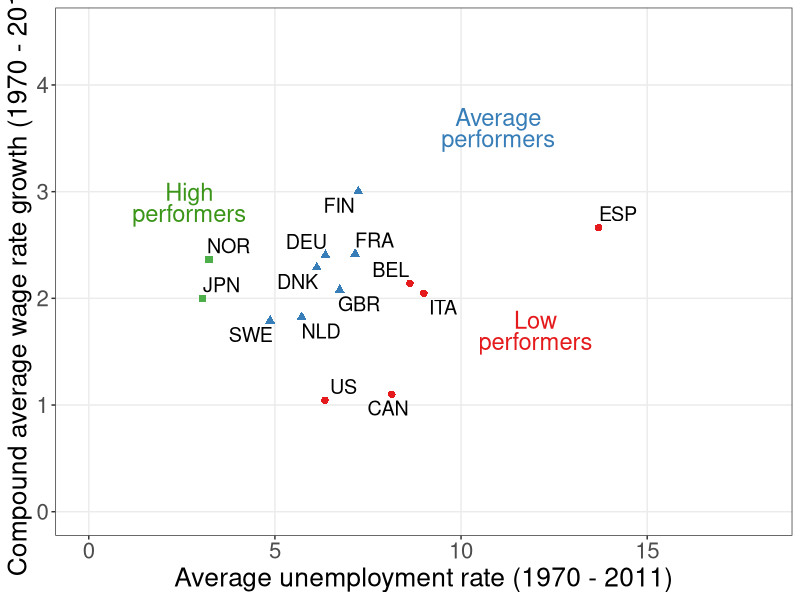
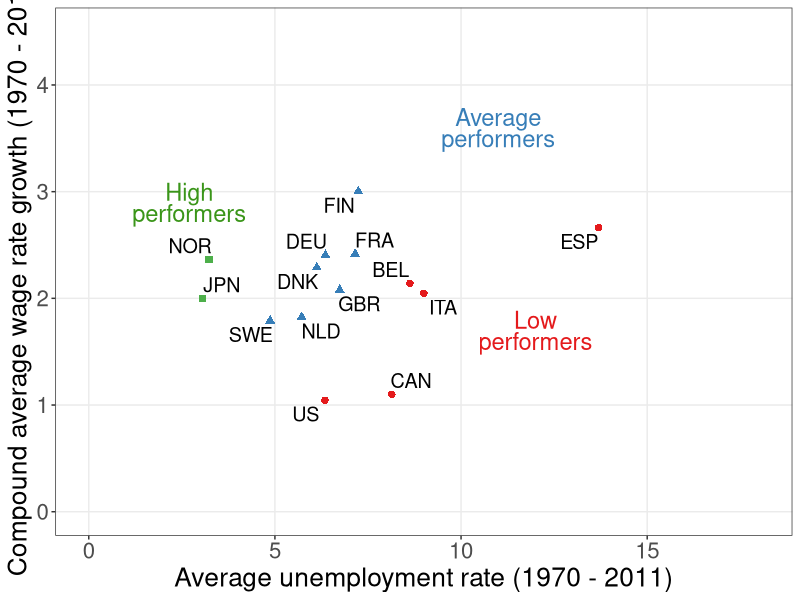

Source code (R) for these figures, in order:
library(ggplot2)
library(ggrepel)
library(scales)
library(RColorBrewer)

#Import data
wageunions <- read.csv("employment/unions_data_wages.csv")
#Set color palette
COL <- brewer.pal(3, "Set1")
grays <- gray.colors(25, start = 1, end = 0, alpha = 1)

#Plot initial data with ggplot
u1 <- ggplot(wageunions,aes(x = UnemploymentAvg, y = RealWageGrowth, 
                            color = factor(Performance), 
                            shape = factor(Performance)))
#Add bells and whistles to plot
u1 + 
  geom_point(size = 2.2) + 
  coord_cartesian(xlim = c(0, 18), ylim = c(0, 4.5)) +
  labs(x = "Average unemployment rate (1970 - 2011)",
       y = "Compound average wage rate growth (1970 - 2011)") + 
  # xlab("Average Unemployment Rate (1970 - 2011)") + 
  # ylab("Compound Average Wage Rate Growth (1970 - 2011)") + 
  scale_color_brewer(palette="Set1", name = "Performance", 
                     labels = c("Low", "Average", "High")) +
  scale_shape_discrete(name = "Performance", 
                       labels = c("Low", "Average", "High")) + 
  # annotate("text", x = 14, y = 1.25, label = "Low", color = COL[1], size = 6) + 
  # annotate("text", x = 14, y = 1, label = "Performers", color = COL[1], size = 6) + 
  # annotate("segment", x = 2.5, xend = 13, y = 0.2, yend = 3.5, color = COL[1], lty = 2) + 
  # annotate("text", x = 10, y = 3.75, label = "Average", color = COL[2], size = 6) + 
  # annotate("text", x = 10, y = 3.5, label = "Performers", color = COL[2], size = 6) + 
  # annotate("text", x = 2.5, y = 3.75, label = "High", color = COL[3], size = 6) +
  # annotate("text", x = 2.5, y = 3.5, label = "Performers", color = COL[3], size = 6) +
  # annotate("segment", x = 1, xend = 9, y = 0.5, yend = 4.5, color = COL[3], lty = 2) + 
  annotate("text", x = 12, y = 1.8, label = "Low", color = COL[1], size = 6) +
  annotate("text", x = 12, y = 1.6, label = "performers", color = COL[1], size = 6) +
  #annotate("segment", x = 2.5, xend = 13, y = 0.2, yend = 3.5, color = grays[20], lty = 2) +
  annotate("text", x = 11, y = 3.7, label = "Average", color = COL[2], size = 6) +
  annotate("text", x = 11, y = 3.5, label = "performers", color = COL[2], size = 6) +
  annotate("text", x = 2.7, y = 3, label = "High", color = "#3A9519", size = 6) +
  annotate("text", x = 2.7, y = 2.8, label = "performers", color = "#3A9519", size = 6) +
  #annotate("segment", x = 1, xend = 9, y = 0.5, yend = 4.5, color = grays[20], lty = 2) +
  geom_text_repel(aes(label = Country), size = 5, show.legend = FALSE, color = "black") +
  theme_bw() +
  theme(panel.grid.minor = element_blank(),
        legend.position = "none",
        axis.title = element_text(size = 19), 
        axis.text = element_text(size = 16), 
        legend.title = element_text(size = 16), 
        legend.text = element_text(size = 14))

ggsave("employment/employment_unemployment_wages_data.pdf", width = 9, height = 7, units = "in")
